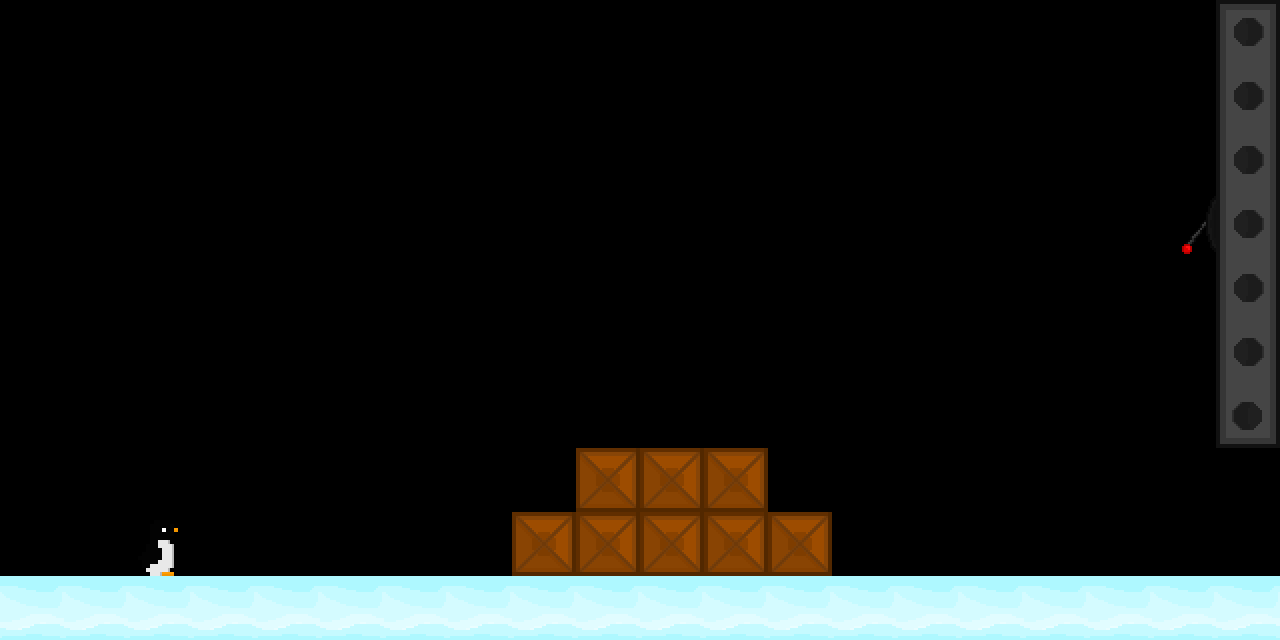

A 2D game scene composited from a Tiled map and its tileset images. What follows is a short description and the map's XML, with every tile layer's data as written:
An orthogonal 20x10 tile map with 64x64 px tiles, 1 tile layer (Capa de patrones 1).

<map version="1.10" tiledversion="1.10.1" orientation="orthogonal" renderorder="right-down" width="20" height="10" tilewidth="64" tileheight="64" infinite="0" nextlayerid="2" nextobjectid="1">
 <editorsettings>
  <export target="Nivel1-1.csv" format="csv" />
 </editorsettings>
 <tileset firstgid="1" source="SpriteSheet.tsx" />
 <layer id="1" name="Capa de patrones 1" width="20" height="10">
  <data encoding="csv">
0,0,0,0,0,0,0,0,0,0,0,0,0,0,0,0,0,0,0,10,
0,0,0,0,0,0,0,0,0,0,0,0,0,0,0,0,0,0,0,11,
0,0,0,0,0,0,0,0,0,0,0,0,0,0,0,0,0,0,0,11,
0,0,0,0,0,0,0,0,0,0,0,0,0,0,0,0,0,0,12,11,
0,0,0,0,0,0,0,0,0,0,0,0,0,0,0,0,0,0,0,11,
0,0,0,0,0,0,0,0,0,0,0,0,0,0,0,0,0,0,0,11,
0,0,0,0,0,0,0,0,0,0,0,0,0,0,0,0,0,0,0,9,
0,0,0,0,0,0,0,0,0,2,2,2,0,0,0,0,0,0,0,0,
0,0,7,0,0,0,0,0,2,2,2,2,2,0,0,0,0,0,0,0,
1,1,1,1,1,1,1,1,1,1,1,1,1,1,1,1,1,1,1,1
</data>
 </layer>
</map>
